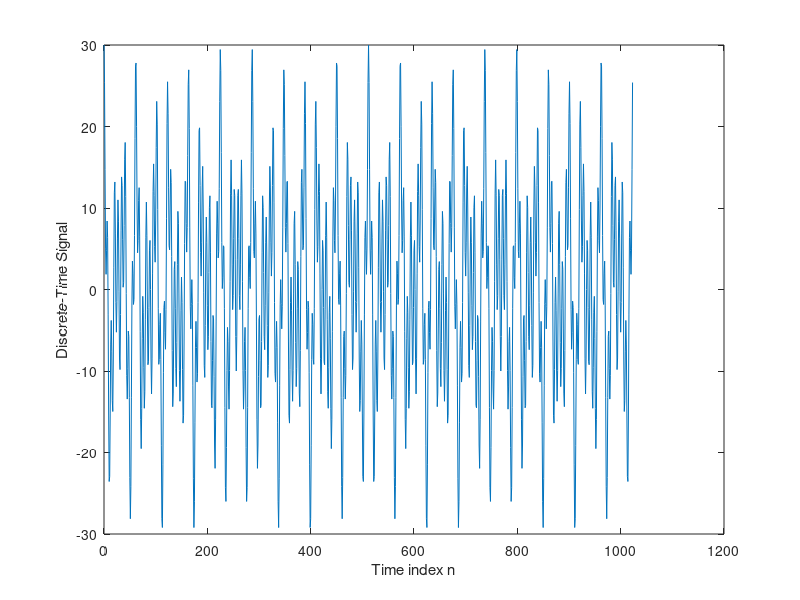
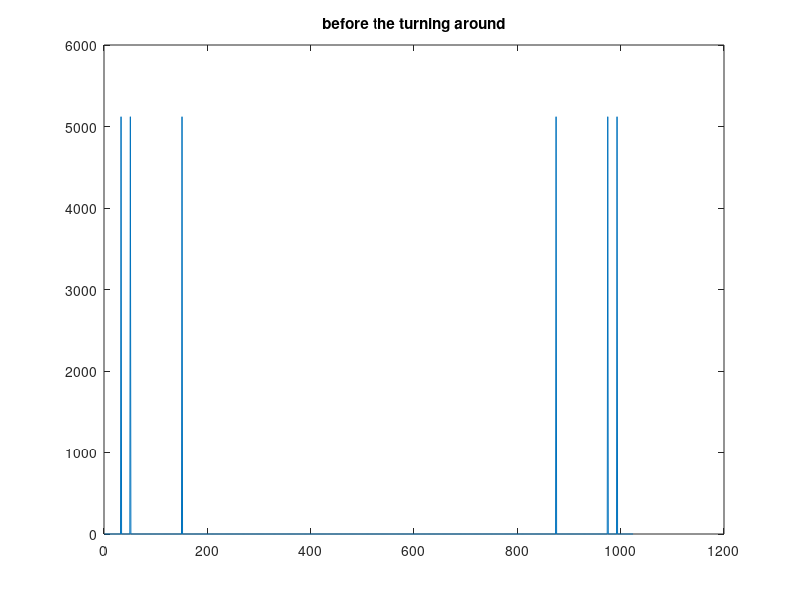
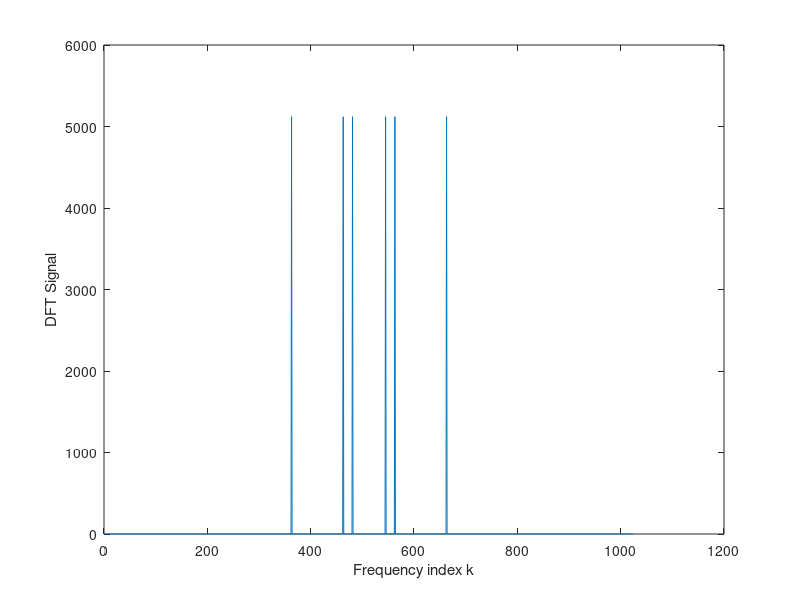
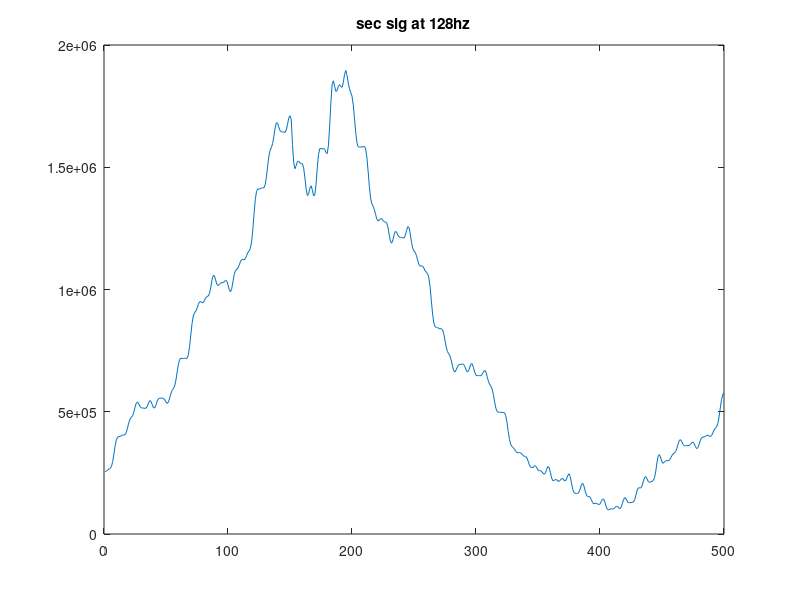

Reproduce these figures in MATLAB, in order.
close all 
clear all

amp = 10; % amplitude
num_shift = 500;
freq = 128; % Hz
freq2 = 200; % Hz
freq3 = 600; % Hz
SamplingFreq = 4096; % Hz
Ts = 1/SamplingFreq;
signal_length = 1024;
n_vec = [0:signal_length-1 ]; % signal indices
k_vec = 1+n_vec
window_size = 256 ; %128;

x = (amp * cos(2 * pi * freq * n_vec * Ts) )+ (amp * cos(2 * pi * freq2 * n_vec * Ts)) + (amp * cos(2 * pi * freq3 * n_vec * Ts)) ;
plot(n_vec, x); % here you are just ploting it in TIMe domain
ylabel('Discrete-Time Signal')
xlabel('Time index n')

FFTOUT = fft(x);
figure 
plot(1:length(FFTOUT), abs(FFTOUT))
title('before the turning around')
% basically sperating all the values
% taking half of the actual values
half_k_vec = signal_length/2+1:1:signal_length; %512 to 1024
valOne = FFTOUT(half_k_vec) % getting the sec half of outputVec 
valTwo = FFTOUT(1:signal_length/2)% getting the first half of outputVec % 0 to 512
% your turning these things around
FFTOUT = [valOne, valTwo];

% still in K domain
figure
plot(k_vec, abs(FFTOUT)) % you are ploting it in true Freq domain with "K" index
ylabel('DFT Signal')
xlabel('Frequency index k')

signalLengthEndFreq = signal_length/2-1

% your doing the same thing you did to the K domain above
% but in here you are dividing each thing in the array by the (signal_length*SamplingFreq)
freq_vec = [0:signalLengthEndFreq]./(signal_length*SamplingFreq); % for the pos Region
lisa = [-signal_length/2:1:-1]./(signal_length*SamplingFreq) % for the negative Region
freq_vec = [ lisa , freq_vec];

figure
plot(freq_vec, abs(FFTOUT))  % you are ploting it in true Freq domain
title('yolo life')
ylabel('DFT Signal')
xlabel('Frequency (Hz)')

% where is your peak, when you graph it normally
% this is your freqs bin your looking at
% you want to the coeffinecnt that reps the freq
% to get back to the time thing
freq_index1 = freq/SamplingFreq*window_size+1;
freq_index2 = round(freq2/SamplingFreq*window_size+1);
% this is the MAGIC !!!!!!
%x = [zeros(1,200) x]; % zero padding
% we have to put that X(300:end) in since the shift has to be able to go
% through the VEC

% zero padding the two ends
Part1 = [zeros(1,150) x(1:300)]
Part2 = [zeros(1,150) x(300:end)]
x = [Part1, Part2]; % double sided zero padding
% the shifting/ for loop here  is to compute the enrgy in each window. 
% and then ploting it all
for shift=0:num_shift-1;
    % only working with rows here
    Valueiny = x(shift+1:shift+window_size);
    % yup that is infact a windowing thing going on
    % shift starts from zero
    y(:, shift+1) = x(shift+1:shift+window_size); % you look at these much of the signal
    valer = y(:, shift+1)
    FristBin = fft(y(:, shift+1));% pretty much going down a colunm one by one
    % take the FFT of that window
    %figure
    %plot(abs(Y)) the mans creating this thing on the fly 
    % your looking for your peak in each one ?
    energy1(shift+1) = abs(FristBin(freq_index1))^2; % we are trying to get the energy each time, we do the DFT shift window
    %energy2(shift+1) = abs(FristBin(freq_index2))^2;
    % if you only put one you get the index in a vertical colunm

    plot(energy1)
    pause(0.004)
end
title('sec sig at 128hz')
% yeSS = hilbert(energy1);
% env = abs(yeSS);
% accc = tsmovavg(env,'s',4,2)
% figure
% plot(1:length(env),accc,'r','LineWidth',2)
% hold on
% plot(t,[-1;1]*env,'r','LineWidth',2)
% xlim([0 0.1])
% xlabel('Seconds')

